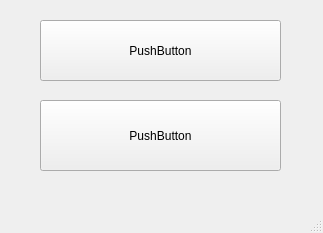
<?xml version="1.0" encoding="UTF-8"?>
<ui version="4.0">
 <class>MainWindow</class>
 <widget class="QMainWindow" name="MainWindow">
  <property name="geometry">
   <rect>
    <x>0</x>
    <y>0</y>
    <width>323</width>
    <height>233</height>
   </rect>
  </property>
  <property name="windowTitle">
   <string>MainWindow</string>
  </property>
  <widget class="QWidget" name="centralwidget">
   <widget class="QPushButton" name="pushButton">
    <property name="geometry">
     <rect>
      <x>40</x>
      <y>20</y>
      <width>241</width>
      <height>61</height>
     </rect>
    </property>
    <property name="text">
     <string>PushButton</string>
    </property>
   </widget>
   <widget class="QPushButton" name="pushButton_2">
    <property name="geometry">
     <rect>
      <x>40</x>
      <y>100</y>
      <width>241</width>
      <height>71</height>
     </rect>
    </property>
    <property name="text">
     <string>PushButton</string>
    </property>
   </widget>
  </widget>
  <widget class="QMenuBar" name="menubar">
   <property name="geometry">
    <rect>
     <x>0</x>
     <y>0</y>
     <width>323</width>
     <height>21</height>
    </rect>
   </property>
  </widget>
  <widget class="QStatusBar" name="statusbar"/>
 </widget>
 <resources/>
 <connections/>
</ui>
